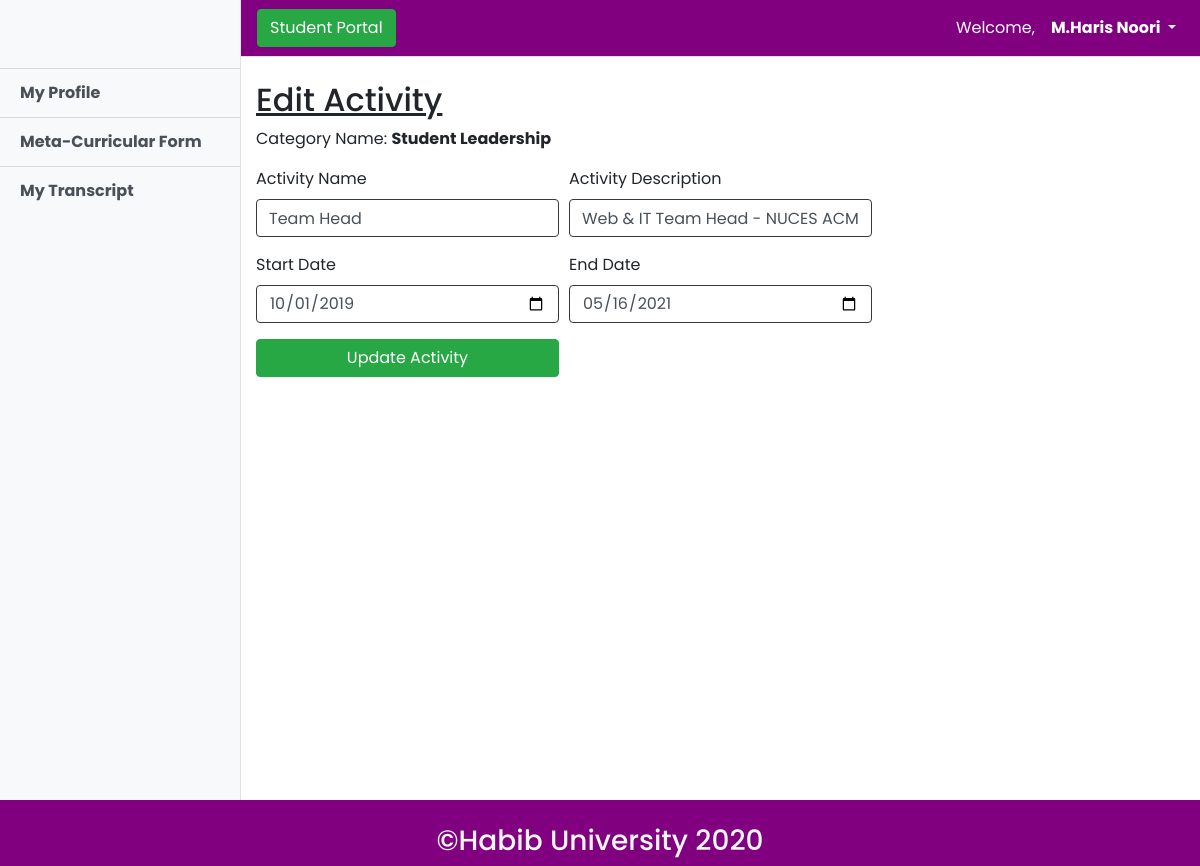
Page /src/student/edit_activity.php?act_id=1 (signed in) on the committed database.
### tables this page shows
CREATE TABLE `activity` (
  `act_id` int(5) NOT NULL,
  `cat_id` int(11) NOT NULL,
  `std_id` int(11) NOT NULL,
  `act_name` varchar(100) NOT NULL,
  `act_desc` varchar(200) NOT NULL,
  `start_date` varchar(20) NOT NULL,
  `end_date` varchar(20) NOT NULL
);

CREATE TABLE `category` (
  `cat_id` int(11) NOT NULL,
  `cat_name` varchar(50) NOT NULL
);

### src/student/edit_activity.php (the view, shortened to what this page needs)
<?php include "../connect.php"; ?>
<!DOCTYPE html>
<html lang="en">
<head>
    <link rel="stylesheet" href="../../css/my_profile.css">
</head>
<body>
<?php include "student_head.php"; ?>
    <div class="container-fluid">
        <h2 class="mt-4"><u>Edit Activity</u></h2>
        <?php
            if(isset($_GET["act_id"]))
            {
                $act_id = $_GET["act_id"];
                $qry_get_act = " SELECT cat_name, act_id, act_name, act_desc, start_date, end_date FROM category,activity WHERE category.cat_id=activity.cat_id AND act_id='".$act_id."' ";
                $res = $con->query($qry_get_act);
                $row = $res->fetch_assoc();
            }
        ?>
        <form action="edit_activity_try.php" method="POST">
            <div class="form-row">
                <div class="form-group col-md-4">
                    Category Name: <strong><?php echo $row["cat_name"]; ?></strong>
                </div>
            </div>
            <div class="form-row">
                <div class="form-group col-md-4">
                    <label for="">Activity Name</label>
                    <input name="act_name" value="<?php echo $row["act_name"] ?>" type="text" class="form-control border-dark" id="inputEmail4" placeholder="">
                </div>
                <div class="form-group col-md-4">
                    <label for="">Activity Description</label>
                    <input name="act_desc" value="<?php echo $row["act_desc"] ?>" type="text" class="form-control border-dark" id="inputEmail4" placeholder="" >
                </div>
            </div>
            <div class="form-row">
                <div class="form-group col-md-4">
                    <label for="">Start Date</label>
                    <input name="start_date" value="<?php echo $row["start_date"] ?>" type="date" class="form-control border-dark" id="inputEmail4" placeholder="">
                </div>
                <div class="form-group col-md-4">
                    <label for="">End Date</label>
                    <input name="end_date" value="<?php echo $row["end_date"] ?>" type="date" class="form-control border-dark" id="inputEmail4" placeholder="" >
                </div>
            </div>
            <div class="form-row">
                <div class="form-group col-md-4">
                    <button type="submit" name="btn_update_activity" class="btn col-md-12 btn-success">Update Activity</button>
                </div>
            </div>
        </form>
    </div>
<?php include "student_foot.php"; ?>

### css/my_profile.css (style rules this page uses)
body { font-family: 'Audiowide', cursive; }

### css/student_header.css (style rules this page uses)
body { font-family: 'Audiowide', cursive; }

### css/simple-sidebar.css (style rules this page uses)
body { overflow-x: hidden; }

### src/student/student_head.php (style rules this page uses)
body { font-family: 'Poppins', sans-serif; }

### rows in the picture
activity: cat.cat_name "Student Leadership", act_name "Team Head", act_desc "Web & IT Team Head - NUCES ACM", start_date "10/01/2019", end_date "05/16/2021"

### other values in the picture
$_SESSION["student_name"] "M.Haris Noori"
